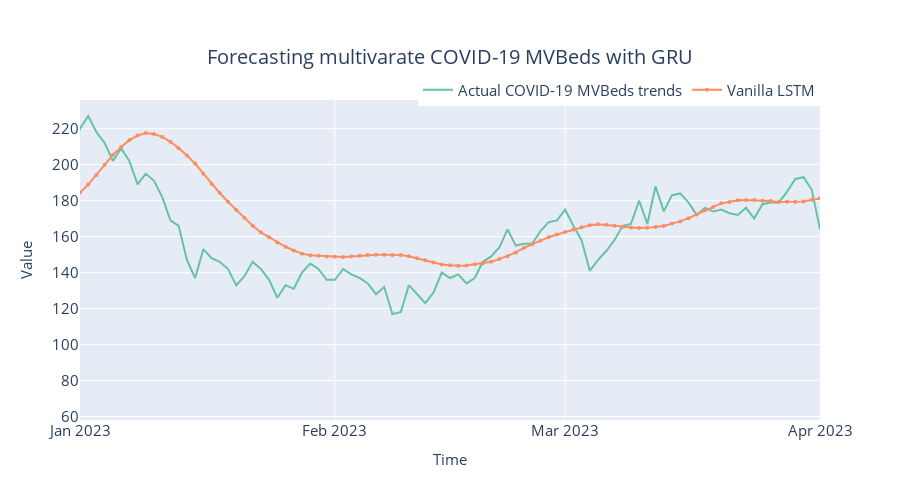

This figure's notebook cell:
### Code cell
fig = plot_forecast(
    pred_df,
    forecast_columns=["Vanilla LSTM"],
    forecast_display_names=["Vanilla LSTM"],
)
title = f"Forecasting multivarate COVID-19 MVBeds with {algorithm_name}"
fig = format_plot(fig, title=title)
fig.update_xaxes(
    type="date", range=["2023-01-01", "2023-04-01"], dtick="M1", tickformat="%b %Y"
)
save_path = f"images/forecast_multivarate_{algorithm_name}.png"
pio.write_image(fig, save_path)
fig.show()

### Figure 1 — Plotly figure (JSON) as saved in the notebook; plotly's stock layout.template omitted (floating-point values rounded to 4 significant figures; data arrays with more than 128 entries replaced by an {"elided": "..."} marker saying what was removed)
{"data": [{"line": {"color": "rgb(102,194,165)", "width": 2}, "marker": {"opacity": 0.5, "size": 6}, "mode": "lines", "name": "Actual COVID-19 MVBeds trends", "type": "scatter", "x": {"elided": "172 str values"}, "y": {"elided": "172 int values"}}, {"line": {"color": "rgb(252,141,98)", "width": 2}, "marker": {"size": 4}, "mode": "lines+markers", "name": "Vanilla LSTM", "type": "scatter", "x": {"elided": "172 str values"}, "y": {"elided": "172 float values"}}], "layout": {"autosize": false, "height": 500, "legend": {"font": {"size": 15}, "orientation": "h", "title": {}, "x": 1, "xanchor": "right", "y": 0.98, "yanchor": "bottom"}, "title": {"font": {"size": 20}, "text": "Forecasting multivarate COVID-19 MVBeds with GRU", "x": 0.5, "xanchor": "center", "yanchor": "top"}, "width": 900, "xaxis": {"dtick": "M1", "range": ["2023-01-01", "2023-04-01"], "tickfont": {"size": 15}, "tickformat": "%b %Y", "title": {"font": {"size": 15}, "text": "Time"}, "type": "date"}, "yaxis": {"tickfont": {"size": 15}, "title": {"font": {"size": 15}, "text": "Value"}}}}
